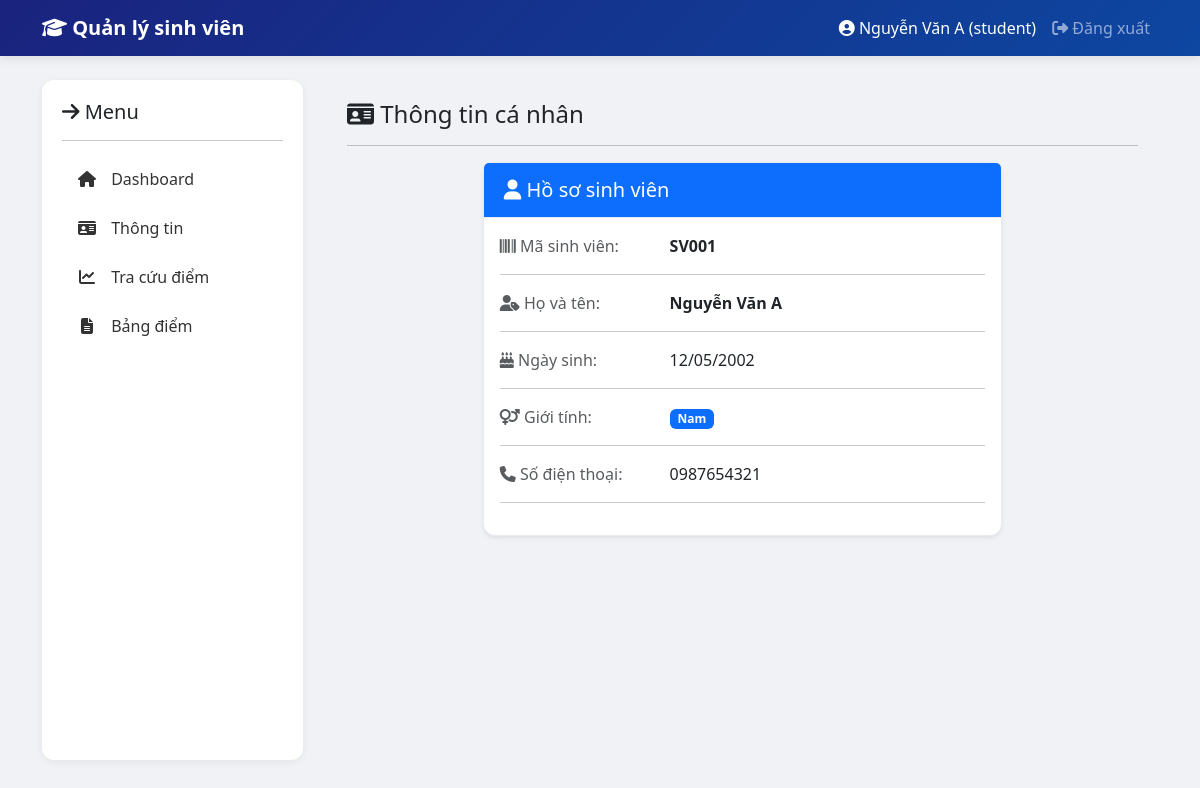
The page /student/profile (signed in) on the database its author committed.
### tables this page shows
CREATE TABLE SinhVien (
    MaSV VARCHAR(20) PRIMARY KEY,
    HoTen VARCHAR(100) NOT NULL,
    NgaySinh DATE NOT NULL,
    GioiTinh ENUM('Nam', 'Nữ') NOT NULL,
    SDT VARCHAR(15),
    DiaChi VARCHAR(200),
    MaLop VARCHAR(20),
    password VARCHAR(255) NOT NULL
);

### controllers/StudentController.php (called while the page is built, shortened)
<?php
require_once __DIR__ . '/../models/SinhVien.php';
class StudentController {
    private $sinhVienModel;
    public function __construct($pdo) {
        $this->sinhVienModel = new SinhVien($pdo);
    }
    public function getProfile() {
        $maSV = $_SESSION['user']['maSV'];
        $sinhVien = $this->sinhVienModel->getById($maSV);
        render('student/profile', [
            'user' => $_SESSION['user'],
            'sinhVien' => $sinhVien
        ]);
    }
}
?>

### public/index.php (called while the page is built, shortened)
<?php
require_once __DIR__ . '/../config/database.php';
require_once __DIR__ . '/../routes/index.php';
?>

### models/SinhVien.php (called while the page is built, shortened)
<?php
class SinhVien {
    private $db;
    public function __construct($pdo) {
        $this->db = $pdo;
    }
    public function getById($maSV) {
        $stmt = $this->db->prepare("SELECT * FROM SinhVien WHERE MaSV = ?");
        $stmt->execute([$maSV]);
        return $stmt->fetch();
    }
}
?>

### views/student/profile.php (the view)
<h4><i class="fas fa-id-card"></i> Thông tin cá nhân</h4>
<hr>
<div class="row justify-content-center">
    <div class="col-md-8">
        <div class="card shadow-sm">
            <div class="card-header bg-primary text-white">
                <h5 class="mb-0"><i class="fas fa-user"></i> Hồ sơ sinh viên</h5>
            </div>
            <div class="card-body">
                <div class="row mb-3">
                    <div class="col-sm-4 text-muted"><i class="fas fa-barcode"></i> Mã sinh viên:</div>
                    <div class="col-sm-8"><strong><?= htmlspecialchars($sinhVien['MaSV'] ?? '') ?></strong></div>
                </div>
                <hr>
                <div class="row mb-3">
                    <div class="col-sm-4 text-muted"><i class="fas fa-user-tag"></i> Họ và tên:</div>
                    <div class="col-sm-8"><strong><?= htmlspecialchars($sinhVien['HoTen'] ?? '') ?></strong></div>
                </div>
                <hr>
                <div class="row mb-3">
                    <div class="col-sm-4 text-muted"><i class="fas fa-birthday-cake"></i> Ngày sinh:</div>
                    <div class="col-sm-8"><?= formatDate($sinhVien['NgaySinh'] ?? '') ?></div>
                </div>
                <hr>
                <div class="row mb-3">
                    <div class="col-sm-4 text-muted"><i class="fas fa-venus-mars"></i> Giới tính:</div>
                    <div class="col-sm-8">
                        <span class="badge <?= ($sinhVien['GioiTinh'] ?? '') === 'Nam' ? 'bg-primary' : 'bg-danger' ?>">
                            <?= htmlspecialchars($sinhVien['GioiTinh'] ?? '') ?>
                        </span>
                    </div>
                </div>
                <hr>
                <div class="row mb-3">
                    <div class="col-sm-4 text-muted"><i class="fas fa-phone"></i> Số điện thoại:</div>
                    <div class="col-sm-8"><?= htmlspecialchars($sinhVien['SDT'] ?? 'Chưa cập nhật') ?></div>
                </div>
                <hr>

### public/css/style.css (style rules this page uses)
body { background: #f0f2f5; min-height: 100vh; }
.card { border-radius: 12px; box-shadow: 0 2px 8px rgba(0,0,0,0.06); border: 1px solid #e8ecf1; }
.card-header { background: white; border-bottom: 1px solid #e8ecf1; padding: 15px 20px; font-weight: 600; }

### rows shown on the page
sinhvien: MaSV "SV001", HoTen "Nguyễn Văn A", NgaySinh "12/05/2002", GioiTinh "Nam", SDT "0987654321"

### other values the page prints
$_SESSION['user']['hoTen'] "Nguyễn Văn A"
$_SESSION['user']['role'] "student"
